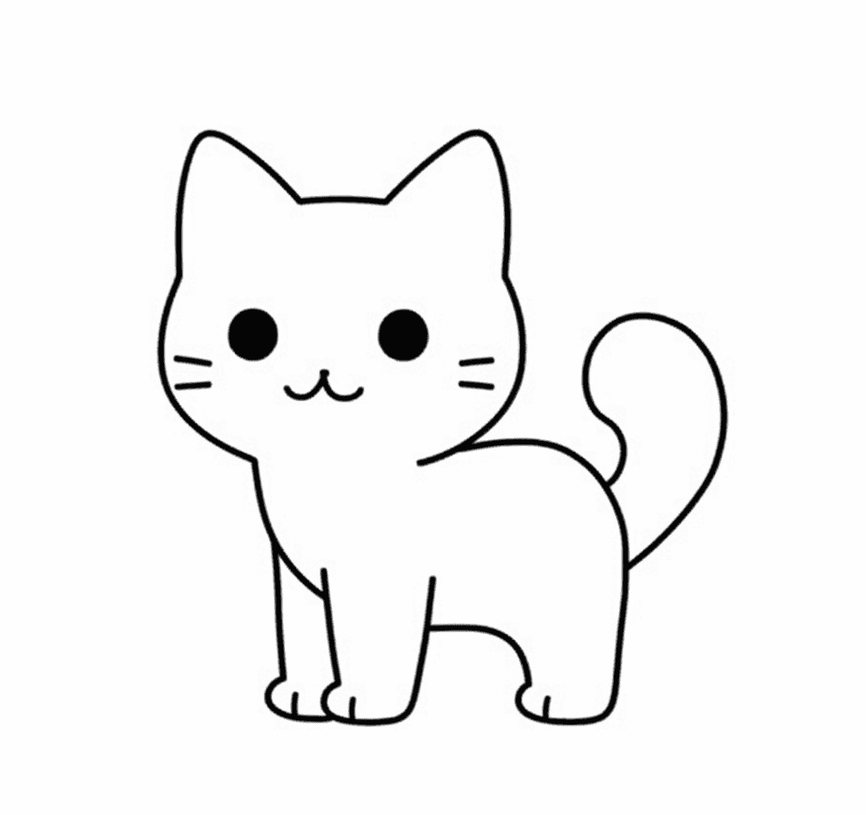
#> input picture image/chat.png, 866 x 815 px, shrunk from 1024 x 963 before the run
$ python preview.py   (older library calls are emulated)
#> lines starting #> are read from the running program, lines starting #| are printed output that depends on the picture; after the words box and inside, x2 and y2 are one past the last pixel; in counts of white or black regions, pixels touching at a corner belong together
#> further down, image is the input picture: shape (815, 866, 3); mean B, G, R 244.6, 244.6, 244.6
### trajectoire/calcul_trajectoire.py
import cv2
import numpy as np
import matplotlib.pyplot as plt
import PIL
try:
    from trajectoire.A4_calibration import fit_to_a4
except:
    from A4_calibration import fit_to_a4

def calcul_trajectoire(image : np.ndarray, pointRatio = 10, method = "bluredcanny", show = False, preview = False):

    # Put the image in greyscale if it's not the case
#> called with pointRatio = 2, method = 'bluredcanny', show = False, preview = False
    try:
        if len(image.shape) == 2:
            image = cv2.convertScaleAbs(image)


        elif image.shape[2] != 1:
            image = cv2.cvtColor(image, cv2.COLOR_BGR2GRAY)
#> image: shape (815, 866)
    except ValueError as e:
        print(e)
        print(image.shape)
        cv2.imshow("Error Image",image)
        cv2.waitKey()

    if type(pointRatio) is not int:
        pointRatio = int(pointRatio)


    imgBlur = cv2.GaussianBlur(image,(3,3),0)

    if method == "bluredcanny":
        chosen = cv2.Canny(imgBlur, 50, 150)
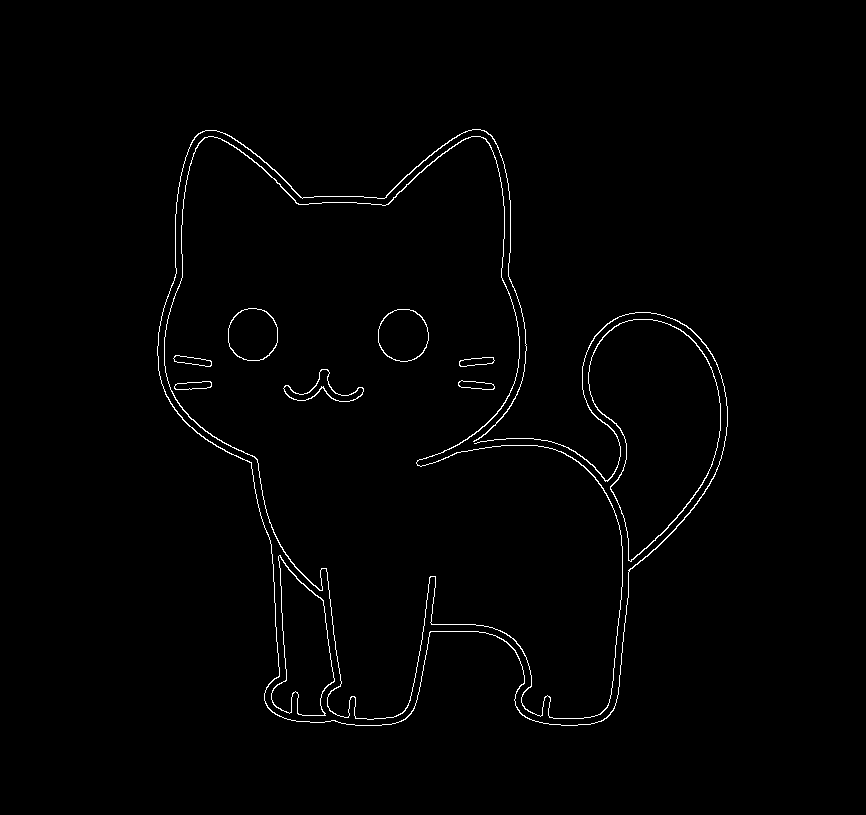
#> chosen: shape (815, 866); 1.1% white in thin lines or dots, all inside (x1, y1, x2, y2) = (157, 129, 728, 726)
    elif method == "laplacian":
        chosen = cv2.Laplacian(imgBlur,cv2.CV_64F, ksize=3, scale=1)
    elif method == "sobel":
        x = cv2.Sobel(image, cv2.CV_64F, 1,0, ksize=3, scale=1)
        y = cv2.Sobel(image, cv2.CV_64F, 0,1, ksize=3, scale=1)
        absx= cv2.convertScaleAbs(x)
        absy = cv2.convertScaleAbs(y)
        edge = cv2.addWeighted(absx, 0.5, absy, 0.5,0)
        _, chosen = cv2.threshold(edge, 128, 255, cv2.THRESH_BINARY | cv2.THRESH_OTSU)

    else:
        chosen = cv2.Canny(image, 50, 150)

    r = 5
    kernel = np.ones((r,r),np.uint8)
    chosen = cv2.morphologyEx(chosen, cv2.MORPH_CLOSE, kernel)
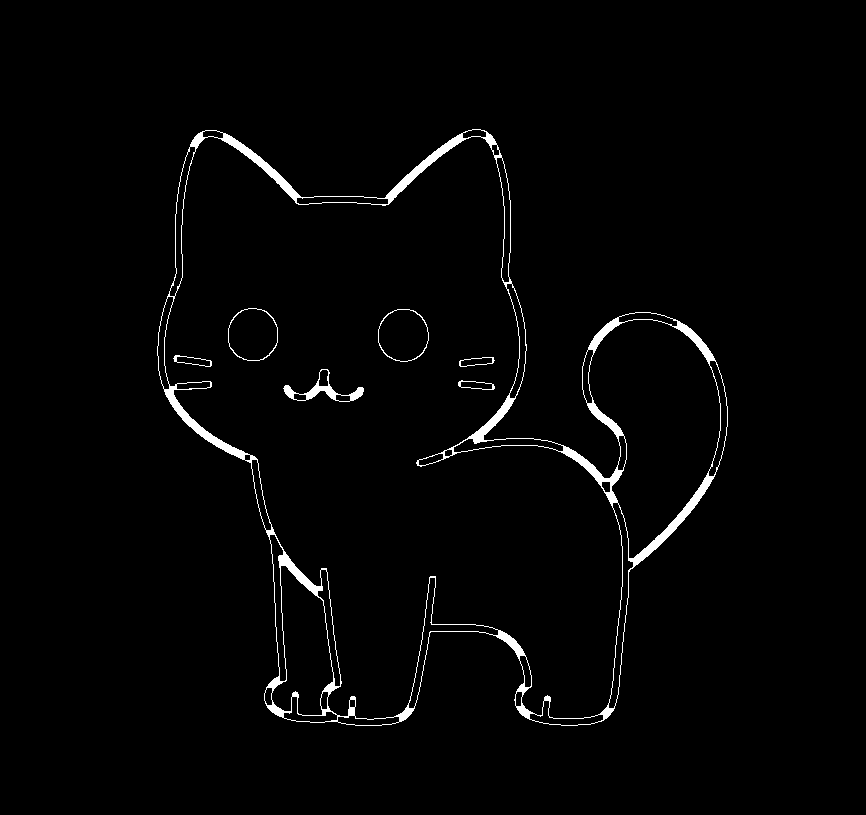
#> chosen: shape (815, 866); 1.9% white; 7 white regions

    # Find contours
    contours, _ = cv2.findContours(chosen, mode=cv2.RETR_TREE, method=cv2.CHAIN_APPROX_SIMPLE)
#> contours = 49 contours; largest, box (x1, y1, x2, y2) and area: (157, 129, 728, 726) 208650, (164, 136, 623, 720) 161150, (588, 319, 721, 559) 20264, (271, 565, 334, 716) 5782, (378, 309, 429, 362) 2090

    # Calculate the center of the image
    height, width = chosen.shape
#> height = 815; width = 866
    center_x, center_y = width // 2, height // 2
#> center_x = 433; center_y = 407

    # Process each contour and normalize the coordinates
    all_trajectories = []
    for contour in contours:
        trajectory = []
        counter = 0
        for point in contour:
            counter += 1
            x, y = point[0]  # Extract x and y from the contour point
            normalized_x = x - center_x
            normalized_y = center_y - y  # Invert y-axis for Cartesian coordinates
            if counter % pointRatio == 0:
                trajectory.append((normalized_x, normalized_y))
        if trajectory != []:
            all_trajectories.append(trajectory)
#> this loop made 49 passes
#> after the loop, all_trajectories = 49 items


    if show:
        # Optional: Visualize the trajectories
        import matplotlib.pyplot as plt
        plt.figure(figsize=(8, 8))
        for trajectory in all_trajectories:
            trajectory = np.array(trajectory)
            plt.plot(trajectory[:, 0], trajectory[:, 1], linewidth=1)

        plt.axhline(0, color='black', linewidth=0.5)
        plt.axvline(0, color='black', linewidth=0.5)
        plt.title(f"Extracted Trajectories : {method}")
        plt.xlabel("X")
        plt.ylabel("Y")
        plt.grid()
        plt.axis('equal')
        plt.show()

    import matplotlib.pyplot as plt
    fig, ax = plt.subplots(figsize=(10, 8))

    # Plot each line
    for line in all_trajectories:
        x_coords, y_coords = zip(*line)
        ax.plot(x_coords, y_coords)
#> this loop made 49 passes
#> (x_coords, y_coords) on passes 6, 7, 8, 15, 19: ((84, 89, 88, 87, 82, 83), (-284, -285, -290, -299, -298, -286)), ((-110, -105, -106, -107, -112, -113, -112, -111), (-284, -285, -290, -302, -301, -298, -290, -286)), ((-166, -161, -162, -161, -162, -167, -168, -169, -168, -167), (-280, -281, -286, -293, -298, -297, -295, -293, -285, -282)), ((169, 177, 176, 171, 170, 168), (-74, -75, -85, -84, -82, -79)), ((14, 19, 18, 16, 11, 12), (-42, -43, -48, -49, -48, -43))
#> (line, x_coords, y_coords) on passes 4, 17: ([(-83, -292), (-78, -293), (-79, -300), (-84, -299)], (-83, -78, -79, -84), (-292, -293, -300, -299)), ([(-188, -47), (-183, -48), (-184, -53), (-189, -52)], (-188, -183, -184, -189), (-47, -48, -53, -52))

    # Set the aspect of the plot to be equal, so the drawing isn't distorted
    ax.set_aspect('equal')
    ax.axis('off')

    # Save the plot as an image in a variable
    from io import BytesIO
    buffer = BytesIO()
    plt.savefig(buffer, format='png', bbox_inches='tight', pad_inches=0)
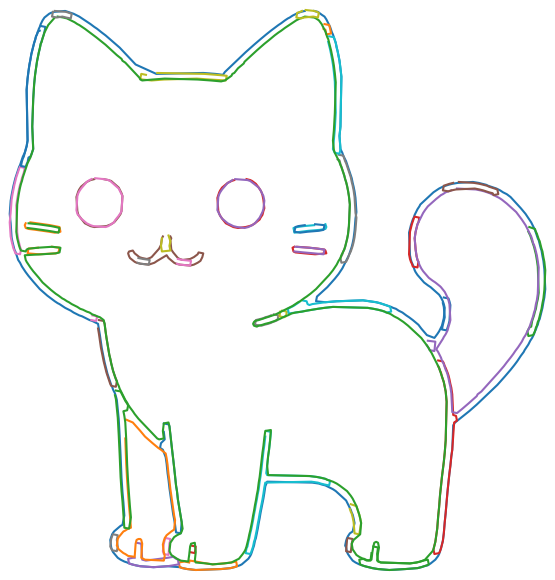
#> figure drawn by matplotlib, 1 panel
    buffer.seek(0)
    image_buffer = buffer.getvalue()
    # Close the plot to free up memory
    plt.close(fig)
    np_image = np.frombuffer(image_buffer, dtype=np.uint8)
    preview = cv2.imdecode(np_image, cv2.IMREAD_COLOR)
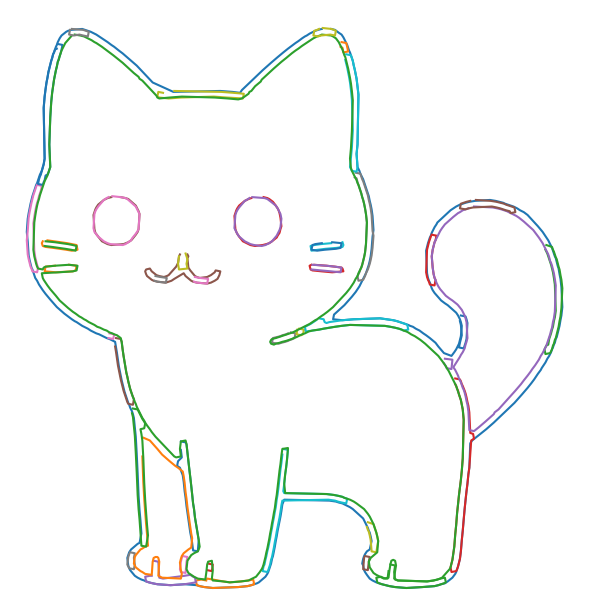
#> preview: shape (616, 589, 3); mean B, G, R 248.1, 249.4, 247.4


    #print(f"Nombre de contours : {len(all_trajectories)}")
#> (the run stopped early here; a loop or call above may not have finished)
